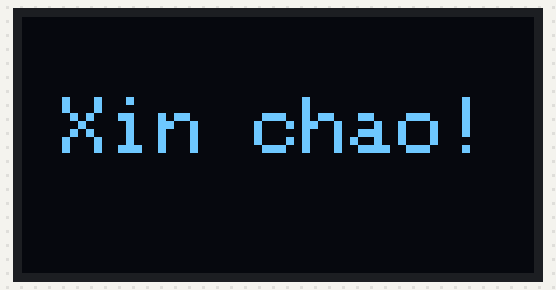
The sketch below on a simulated ESP32. Shown: 128×64 one-colour display.

Above: at 0.1 s.

The sketch:

sketch.ino
```cpp
#include <Wire.h>
#include <Adafruit_GFX.h>
#include <Adafruit_SSD1306.h>

#define SCREEN_WIDTH 128 // Chiều rộng màn hình OLED (pixel)
#define SCREEN_HEIGHT 64 // Chiều cao màn hình OLED (pixel)

// Khai báo đối tượng OLED (sử dụng giao tiếp I2C)
#define OLED_RESET -1    // Chân reset (nếu không dùng thì đặt là -1)
Adafruit_SSD1306 display(SCREEN_WIDTH, SCREEN_HEIGHT, &Wire, OLED_RESET);

void setup() {
  Serial.begin(115200);

  // Khởi động màn hình OLED với địa chỉ I2C mặc định là 0x3C hoặc 0x3D
  if(!display.begin(SSD1306_SWITCHCAPVCC, 0x3C)) {
    Serial.println(F("Khong tim thay man hinh SSD1306 OLED!"));
    for(;;); // Treo chương trình nếu lỗi
  }

  // Xóa bộ nhớ đệm màn hình
  display.clearDisplay();

  // Cấu hình chữ hiển thị
  display.setTextSize(2);      // Kích thước chữ (1 là nhỏ, lớn hơn thì phóng to)
  display.setTextColor(WHITE); // Màu chữ (trắng)
  display.setCursor(10, 20);   // Tọa độ con trỏ (X, Y)
  display.println(F("Xin chao!")); // Nội dung cần in ra

  // Đẩy dữ liệu ra màn hình thực tế
  display.display();
}

void loop() {
  // Màn hình OLED hiển thị tĩnh nên vòng lặp để trống
}
```
